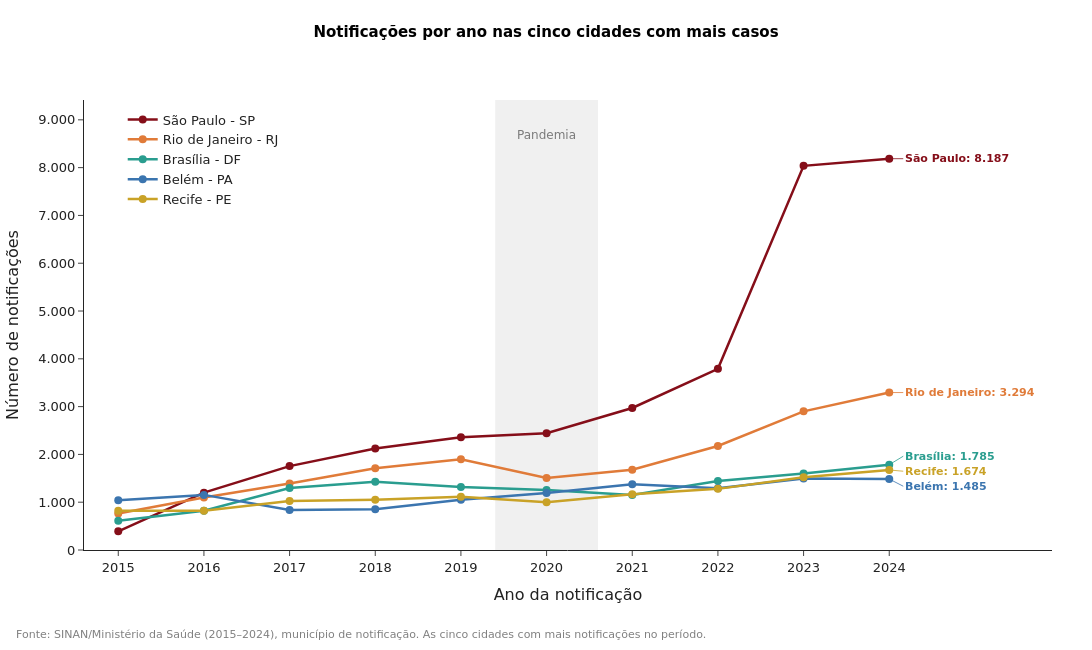

Notebook source saved alongside this figure:
### Markdown cell above
**O que o gráfico mostra.** Pelo município de residência, entre os municípios com pelo menos 50 mil mulheres, as maiores taxas estão em Araucária (PR, 160,1 notificações por 100 mil mulheres por ano), Vitória (ES, 159,4), Palmas (TO, 149,9), Altamira (PA, 146,7) e Almirante Tamandaré (PR, 145,7). A região metropolitana de Curitiba chama a atenção: Araucária, Almirante Tamandaré, Piraquara e Pinhais estão entre as dez maiores taxas. No gráfico de dispersão, todas as 10 maiores taxas estão em municípios com menos de 200 mil mulheres; nenhuma grande cidade aparece entre elas.

**Como interpretar.** Uma taxa municipal alta pode indicar mais violência, mas também uma rede local mais ativa na identificação e na notificação. O fato de cidades vizinhas de Curitiba aparecerem juntas, por exemplo, sugere uma rede regional que notifica muito, hipótese que estes dados não permitem confirmar.

### Code cell
# 1. Nomes dos municípios de NOTIFICAÇÃO (coluna MUN_NOTIF), da tabela de população do IBGE baixada acima
mapa_mun_nome = dict(zip(pop_mun["COD_MUN_6"], pop_mun["MUNICIPIO_UF"]))
nome_notif = sinan["MUN_NOTIF"].map(mapa_mun_nome)

# 2. As 5 cidades com mais notificações no país, ano a ano
top5_cidades_cod = sinan.loc[nome_notif.notna(), "MUN_NOTIF"].value_counts().head(5).index.tolist()
no_top5 = sinan["MUN_NOTIF"].isin(top5_cidades_cod)
df_top5_br = (
    pd.DataFrame({"ANO": sinan.loc[no_top5, "ANO"], "MUN_NOME_UF": nome_notif[no_top5]})
    .groupby(["ANO", "MUN_NOME_UF"]).size()
    .unstack(fill_value=0)
)
df_top5_br = df_top5_br[df_top5_br.sum().sort_values(ascending=False).index]

# 3. Versão estática (imagem salva na pasta figures, para o README e os slides): uma linha por cidade, com o nome e o
#    valor de 2024 no fim de cada linha. Fica visível no notebook porque o GitHub não mostra gráficos do plotly
cores_cidades = [VERMELHO, LARANJA, VERDE, AZUL, "#C9A227"]
fig, ax = plt.subplots(figsize=(10, 6.5))  # mais alto, para os pontos não ficarem tão encostados
ax.axvspan(2019.4, 2020.6, color="gray", alpha=0.12)  # mesma largura do gráfico 1
ax.text(2020, df_top5_br.values.max() * 1.06, "Pandemia", ha="center", fontsize=9, color=CINZA)
for cidade, cor in zip(df_top5_br.columns, cores_cidades):
    ax.plot(df_top5_br.index, df_top5_br[cidade], marker="o", linewidth=2, color=cor, label=cidade)
ax.set_xlabel("Ano da notificação")
ax.set_ylabel("Número de notificações")
ax.set_xticks(df_top5_br.index)
ax.set_xlim(df_top5_br.index.min() - 0.4, df_top5_br.index.max() + 1.9)
ax.set_ylim(0, df_top5_br.values.max() * 1.15)
ax.yaxis.set_major_formatter(fmt_milhar)
ax.legend(loc="upper left", bbox_to_anchor=(0.03, 1))  # um pouco para a direita
plt.tight_layout()
ultimo = df_top5_br.index.max()
rotulos_fim_de_linha(ax, ultimo, df_top5_br.loc[ultimo].to_numpy(),
                     [f"{c.split(' - ')[0]}: {ptbr(v, 0)}" for c, v in df_top5_br.loc[ultimo].items()], cores_cidades)
nota_de_fonte(fig, "Fonte: SINAN/Ministério da Saúde (2015–2024), município de notificação. As cinco cidades com mais "
                   "notificações no período.")
titulo_na_imagem(fig, "Notificações por ano nas cinco cidades com mais casos")
plt.savefig("../figures/p5_evolucao_top_cidades.png", dpi=200, bbox_inches="tight")
plt.show()

# 4. Versão interativa (plotly): passe o mouse sobre um ponto para ver o número de notificações daquela cidade naquele ano
ALTURA, MARGEM_CIMA, MARGEM_BAIXO = 650, 100, 100  # mais alto, para os pontos não ficarem tão encostados
y_max = df_top5_br.values.max() * 1.15

fig_int = go.Figure()
for cidade, cor in zip(df_top5_br.columns, cores_cidades):
    fig_int.add_trace(go.Scatter(
        x=df_top5_br.index, y=df_top5_br[cidade], name=cidade, mode="lines+markers",
        line=dict(color=cor, width=2.5), marker=dict(color=cor, size=8),
        hovertemplate="<b>" + cidade + "</b><br>Ano: %{x}<br>Nº de notificações: %{y:,.0f}<extra></extra>"))

# faixa cinza da pandemia (2020), com a mesma largura do gráfico 1
fig_int.add_vrect(x0=2019.4, x1=2020.6, fillcolor="gray", opacity=0.12, line_width=0, layer="below")
fig_int.add_annotation(x=2020, y=df_top5_br.values.max() * 1.06, text="Pandemia", showarrow=False,
                       font=dict(size=12, color=CINZA))

# nome e valor de 2024 no fim de cada linha, afastados na vertical (pelo menos 15 pixels) para não se sobreporem
valores_fim = df_top5_br.loc[ultimo].sort_values()
espaco = 15 * y_max / (ALTURA - MARGEM_CIMA - MARGEM_BAIXO)  # 15 pixels, em unidades do eixo y
pos = espalha_posicoes(valores_fim.to_numpy(), espaco, tolerancia=1e-9)
cor_da_cidade = dict(zip(df_top5_br.columns, cores_cidades))
for (cidade, valor), y_rotulo in zip(valores_fim.items(), pos):
    deslocamento = (y_rotulo - valor) / y_max * (ALTURA - MARGEM_CIMA - MARGEM_BAIXO)  # em pixels
    fig_int.add_annotation(x=ultimo, y=valor, text=f"<b>{cidade.split(' - ')[0]}: {ptbr(valor, 0)}</b>",
                           showarrow=True, arrowhead=0, arrowwidth=0.8, arrowcolor=cor_da_cidade[cidade],
                           ax=14, ay=-deslocamento, xanchor="left", font=dict(size=11, color=cor_da_cidade[cidade]))

# nota de fonte no rodapé, encostada na esquerda da imagem (xshift puxa a nota para a esquerda, para dentro da margem)
# e 76 pixels abaixo do gráfico (yshift), qualquer que seja a altura da figura
fig_int.add_annotation(text="Fonte: SINAN/Ministério da Saúde (2015–2024), município de notificação. As cinco cidades "
                            "com mais notificações no período.", xref="paper", yref="paper", x=0, xshift=-70, y=0, yshift=-76,
                       xanchor="left", yanchor="top", align="left", showarrow=False, font=dict(size=11, color="gray"))

fig_int.update_layout(
    width=1100, height=ALTURA, template="simple_white", separators=",.",
    margin=dict(l=80, r=40, t=MARGEM_CIMA, b=MARGEM_BAIXO),
    font=dict(family="DejaVu Sans, Verdana, Arial, sans-serif", size=13, color="#222222"),
    title=dict(text="<b>Notificações por ano nas cinco cidades com mais casos</b>",
               x=0.5, xanchor="center", y=0.96, yanchor="top", font=dict(size=15, color="black")),
    legend=dict(x=0.04, xanchor="left", y=0.99, yanchor="top", bgcolor="rgba(0,0,0,0)"),  # um pouco para a direita
    hovermode="closest", hoverlabel=dict(bgcolor="white", font_size=12),
    xaxis=dict(title="Ano da notificação", tickmode="array", tickvals=list(df_top5_br.index),
               range=[df_top5_br.index.min() - 0.4, df_top5_br.index.max() + 1.9]),
    yaxis=dict(title="Número de notificações", range=[0, y_max], tickformat=",.0f"),
)
fig_int.show()

### Figure 1 — Plotly figure (JSON) as saved in the notebook; plotly's stock layout.template omitted (floating-point values rounded to 4 significant figures)
{"data": [{"hovertemplate": "<b>São Paulo - SP</b><br>Ano: %{x}<br>Nº de notificações: %{y:,.0f}<extra></extra>", "line": {"color": "#850E19", "width": 2.5}, "marker": {"color": "#850E19", "size": 8}, "mode": "lines+markers", "name": "São Paulo - SP", "type": "scatter", "x": [2015, 2016, 2017, 2018, 2019, 2020, 2021, 2022, 2023, 2024], "y": [391, 1200, 1755, 2124, 2357, 2445, 2971, 3791, 8037, 8187]}, {"hovertemplate": "<b>Rio de Janeiro - RJ</b><br>Ano: %{x}<br>Nº de notificações: %{y:,.0f}<extra></extra>", "line": {"color": "#E07B39", "width": 2.5}, "marker": {"color": "#E07B39", "size": 8}, "mode": "lines+markers", "name": "Rio de Janeiro - RJ", "type": "scatter", "x": [2015, 2016, 2017, 2018, 2019, 2020, 2021, 2022, 2023, 2024], "y": [762, 1099, 1390, 1708, 1899, 1506, 1678, 2176, 2901, 3294]}, {"hovertemplate": "<b>Brasília - DF</b><br>Ano: %{x}<br>Nº de notificações: %{y:,.0f}<extra></extra>", "line": {"color": "#2A9D8F", "width": 2.5}, "marker": {"color": "#2A9D8F", "size": 8}, "mode": "lines+markers", "name": "Brasília - DF", "type": "scatter", "x": [2015, 2016, 2017, 2018, 2019, 2020, 2021, 2022, 2023, 2024], "y": [613, 821, 1296, 1427, 1320, 1253, 1149, 1443, 1602, 1785]}, {"hovertemplate": "<b>Belém - PA</b><br>Ano: %{x}<br>Nº de notificações: %{y:,.0f}<extra></extra>", "line": {"color": "#3B75AF", "width": 2.5}, "marker": {"color": "#3B75AF", "size": 8}, "mode": "lines+markers", "name": "Belém - PA", "type": "scatter", "x": [2015, 2016, 2017, 2018, 2019, 2020, 2021, 2022, 2023, 2024], "y": [1043, 1153, 838, 853, 1053, 1192, 1377, 1291, 1498, 1485]}, {"hovertemplate": "<b>Recife - PE</b><br>Ano: %{x}<br>Nº de notificações: %{y:,.0f}<extra></extra>", "line": {"color": "#C9A227", "width": 2.5}, "marker": {"color": "#C9A227", "size": 8}, "mode": "lines+markers", "name": "Recife - PE", "type": "scatter", "x": [2015, 2016, 2017, 2018, 2019, 2020, 2021, 2022, 2023, 2024], "y": [819, 822, 1025, 1052, 1116, 999, 1166, 1279, 1523, 1674]}], "layout": {"annotations": [{"font": {"color": "#7A7A7A", "size": 12}, "showarrow": false, "text": "Pandemia", "x": 2020, "y": 8678.0}, {"arrowcolor": "#3B75AF", "arrowhead": 0, "arrowwidth": 0.8, "ax": 14, "ay": 7.209, "font": {"color": "#3B75AF", "size": 11}, "showarrow": true, "text": "<b>Belém: 1.485</b>", "x": 2024, "xanchor": "left", "y": 1485}, {"arrowcolor": "#C9A227", "arrowhead": 0, "arrowwidth": 0.8, "ax": 14, "ay": 1.243, "font": {"color": "#C9A227", "size": 11}, "showarrow": true, "text": "<b>Recife: 1.674</b>", "x": 2024, "xanchor": "left", "y": 1674}, {"arrowcolor": "#2A9D8F", "arrowhead": 0, "arrowwidth": 0.8, "ax": 14, "ay": -8.452, "font": {"color": "#2A9D8F", "size": 11}, "showarrow": true, "text": "<b>Brasília: 1.785</b>", "x": 2024, "xanchor": "left", "y": 1785}, {"arrowcolor": "#E07B39", "arrowhead": 0, "arrowwidth": 0.8, "ax": 14, "ay": 0, "font": {"color": "#E07B39", "size": 11}, "showarrow": true, "text": "<b>Rio de Janeiro: 3.294</b>", "x": 2024, "xanchor": "left", "y": 3294}, {"arrowcolor": "#850E19", "arrowhead": 0, "arrowwidth": 0.8, "ax": 14, "ay": 0, "font": {"color": "#850E19", "size": 11}, "showarrow": true, "text": "<b>São Paulo: 8.187</b>", "x": 2024, "xanchor": "left", "y": 8187}, {"align": "left", "font": {"color": "gray", "size": 11}, "showarrow": false, "text": "Fonte: SINAN/Ministério da Saúde (2015–2024), município de notificação. As cinco cidades com mais notificações no período.", "x": 0, "xanchor": "left", "xref": "paper", "xshift": -70, "y": 0, "yanchor": "top", "yref": "paper", "yshift": -76}], "font": {"color": "#222222", "family": "DejaVu Sans, Verdana, Arial, sans-serif", "size": 13}, "height": 650, "hoverlabel": {"bgcolor": "white", "font": {"size": 12}}, "hovermode": "closest", "legend": {"bgcolor": "rgba(0,0,0,0)", "x": 0.04, "xanchor": "left", "y": 0.99, "yanchor": "top"}, "margin": {"b": 100, "l": 80, "r": 40, "t": 100}, "separators": ",.", "shapes": [{"fillcolor": "gray", "layer": "below", "line": {"width": 0}, "opacity": 0.12, "type": "rect", "x0": 2019.0, "x1": 2021.0, "xref": "x", "y0": 0, "y1": 1, "yref": "y domain"}], "title": {"font": {"color": "black", "size": 15}, "text": "<b>Notificações por ano nas cinco cidades com mais casos</b>", "x": 0.5, "xanchor": "center", "y": 0.96, "yanchor": "top"}, "width": 1100, "xaxis": {"range": [2015.0, 2026.0], "tickmode": "array", "tickvals": [2015, 2016, 2017, 2018, 2019, 2020, 2021, 2022, 2023, 2024], "title": {"text": "Ano da notificação"}}, "yaxis": {"range": [0, 9415.0], "tickformat": ",.0f", "title": {"text": "Número de notificações"}}}}
